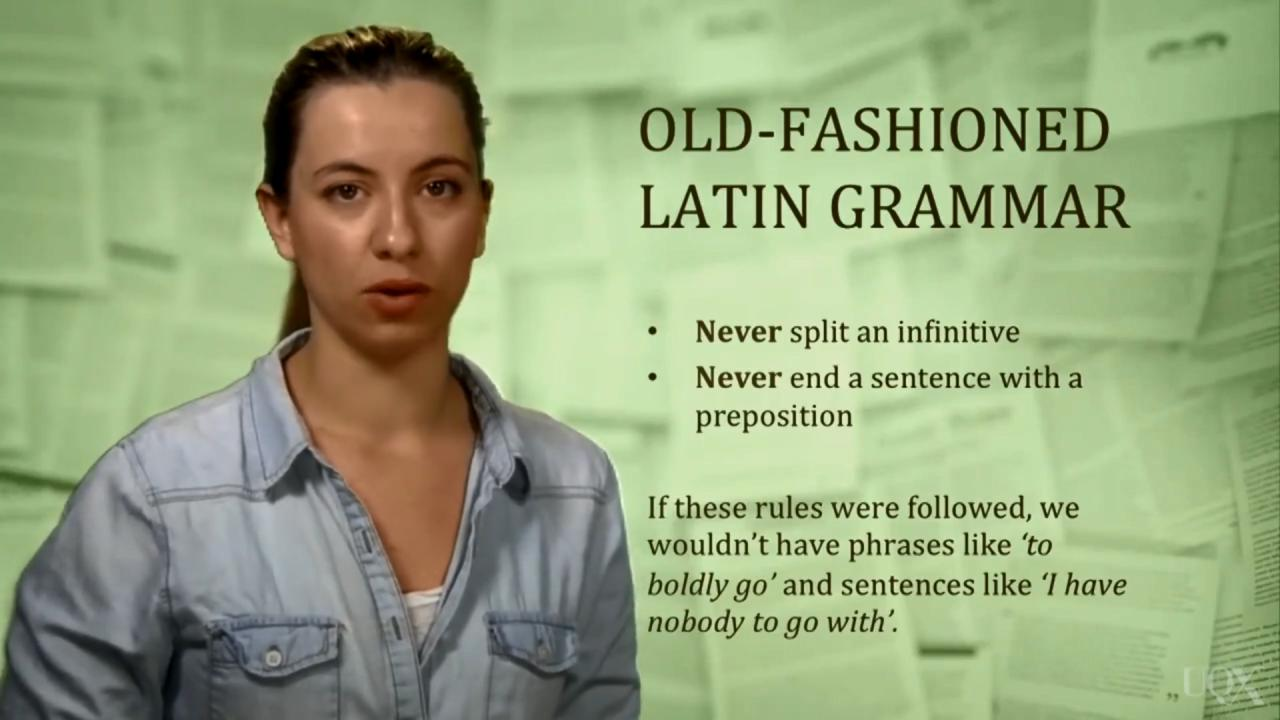
#> input picture OCR Tests/ocr_1/2.jpg, 1280 x 720 px
$ python project.py
#> lines starting #> are read from the running program, lines starting #| are printed output that depends on the picture; after the words box and inside, x2 and y2 are one past the last pixel; in counts of white or black regions, pixels touching at a corner belong together
import cv2
import numpy as np
import pytesseract

pytesseract.pytesseract.tesseract_cmd = "C:\\Program Files\\Tesseract-OCR\\tesseract.exe"
img = cv2.imread("2.jpg")
#> img is the input picture: shape (720, 1280, 3); mean B, G, R 124.9, 165.1, 150

img_gray = cv2.cvtColor(img, cv2.COLOR_BGR2GRAY)
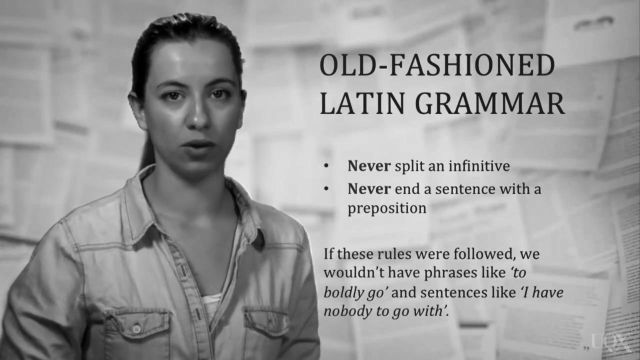
#> img_gray: shape (720, 1280) (shown at 1/2 size); min 0, max 243, mean 156


# minmax_img = cv2.normalize(img_gray, 0, 255, norm_type=cv2.NORM_MINMAX)


retval, threshold = cv2.threshold(img_gray, 120, 255, cv2.THRESH_BINARY)
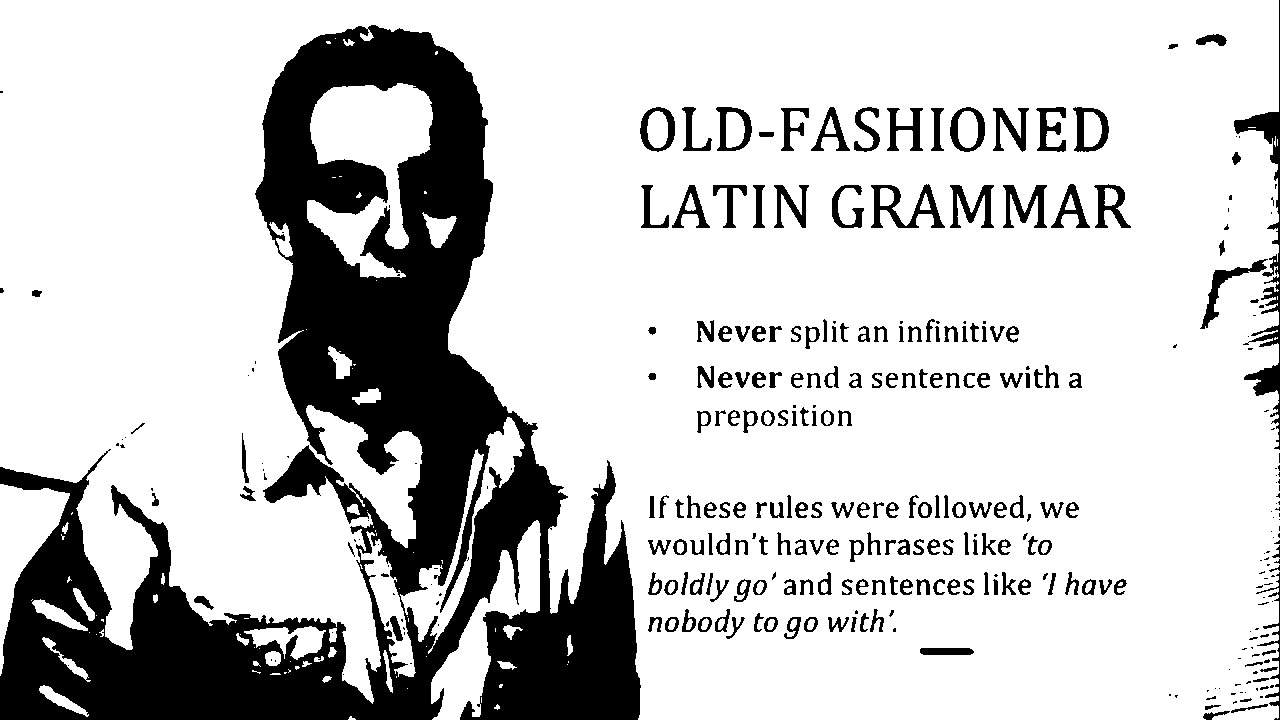
#> threshold: shape (720, 1280); 79.1% white; 341 black regions (134 under 20 px), largest, box (x1, y1, x2, y2) and area: (0, 25, 641, 720) 155681, (1234, 0, 1280, 450) 3082, (871, 184, 945, 228) 1204
kernel = np.ones((1, 1), np.uint8)
img_dilate = cv2.dilate(threshold, kernel, iterations=1)
img_erode = cv2.erode(img_dilate, kernel, iterations=1)


# result = pytesseract.image_to_string(img_erode, lang='eng')
cv2.imshow("img1", threshold)
cv2.imshow("img2", img_dilate)
# print(result)


cv2.waitKey(0)

$ run again, with OCR Tests/ocr_1/1.jpg copied over OCR Tests/ocr_1/2.jpg
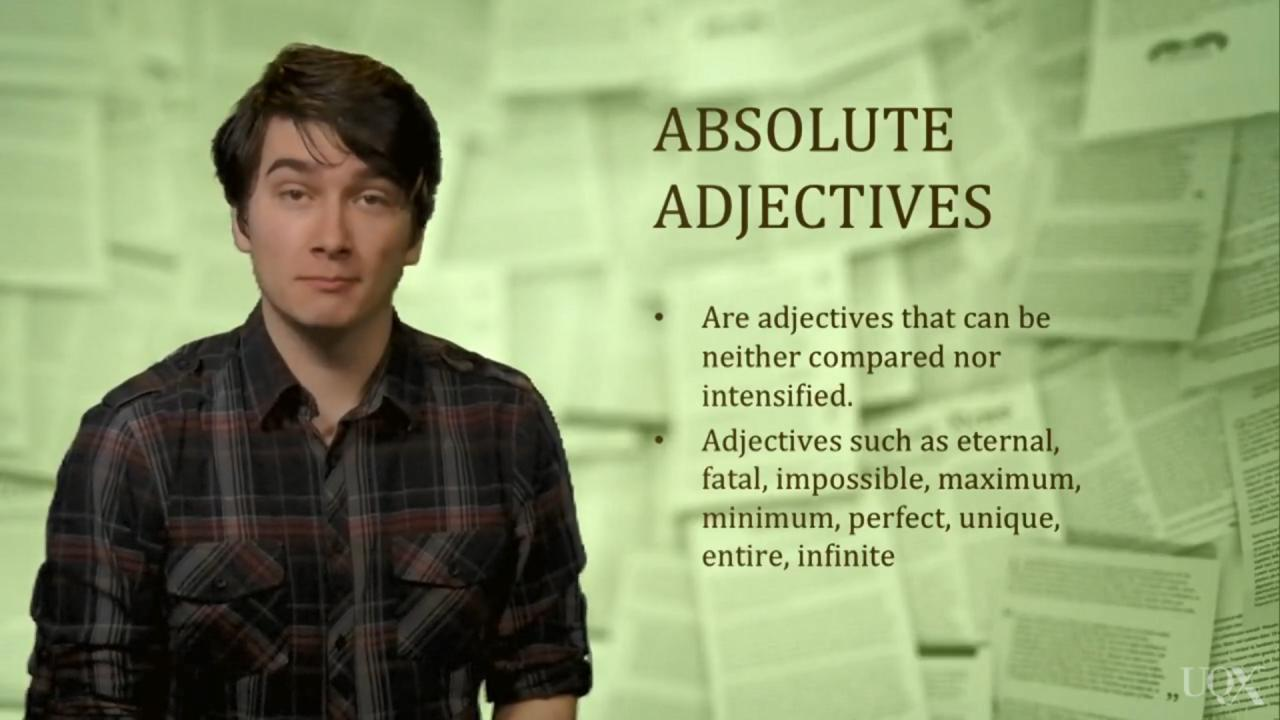
#> input picture OCR Tests/ocr_1/1.jpg, 1280 x 720 px
#> img is the input picture: shape (720, 1280, 3); mean B, G, R 110.2, 154.3, 139.9
#> `img_gray = cv2.cvtColor(img, cv2.COLOR_BGR2GRAY)`:
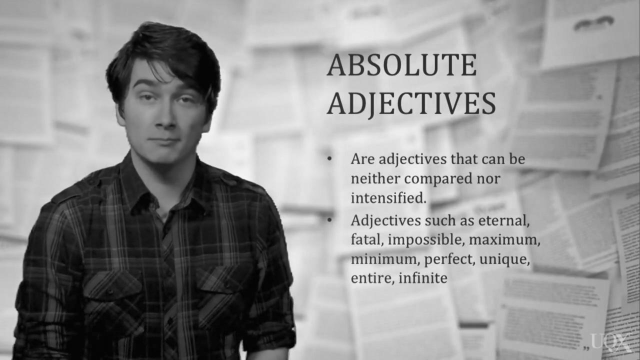
#> img_gray: shape (720, 1280) (shown at 1/2 size); min 0, max 250, mean 144.9
#> `retval, threshold = cv2.threshold(img_gray, 120, 255, cv2.THRESH_BINARY)`:
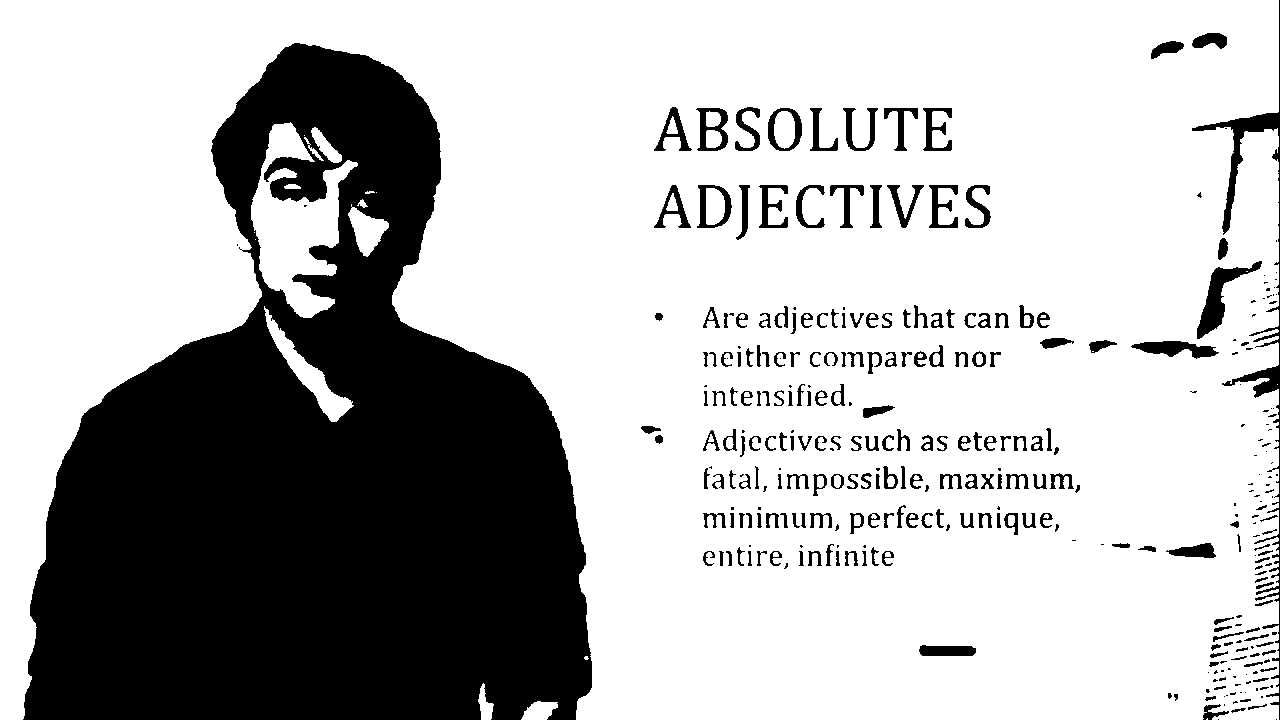
#> threshold: shape (720, 1280); 71.7% white; 331 black regions (119 under 20 px), largest, box (x1, y1, x2, y2) and area: (23, 43, 592, 720) 229219, (1192, 0, 1280, 720) 3939, (1197, 261, 1262, 339) 1429

$ run again, with OCR Tests/ocr_1/3.jpg copied over OCR Tests/ocr_1/2.jpg
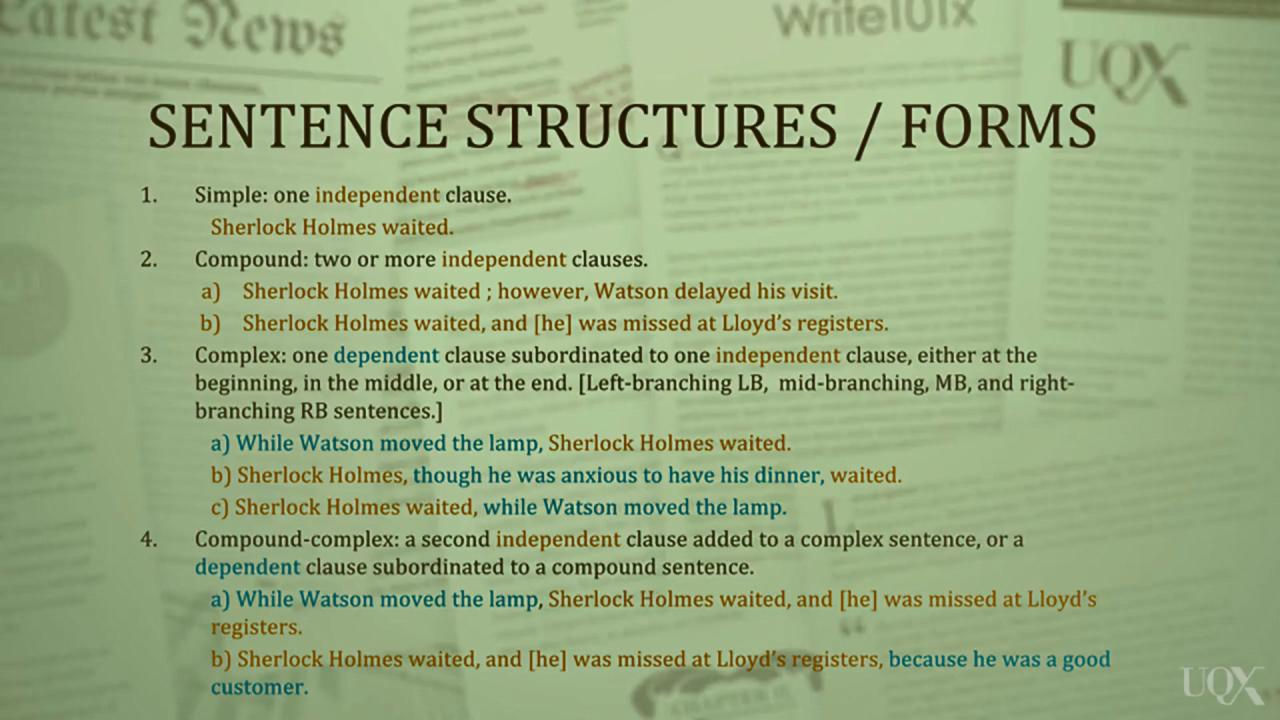
#> input picture OCR Tests/ocr_1/3.jpg, 1280 x 720 px
#> img is the input picture: shape (720, 1280, 3); mean B, G, R 127.5, 170.8, 150.8
#> `img_gray = cv2.cvtColor(img, cv2.COLOR_BGR2GRAY)`:
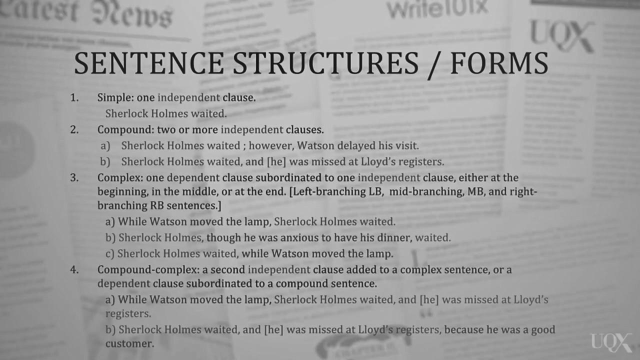
#> img_gray: shape (720, 1280) (shown at 1/2 size); min 5, max 232, mean 159.9
#> `retval, threshold = cv2.threshold(img_gray, 120, 255, cv2.THRESH_BINARY)`:
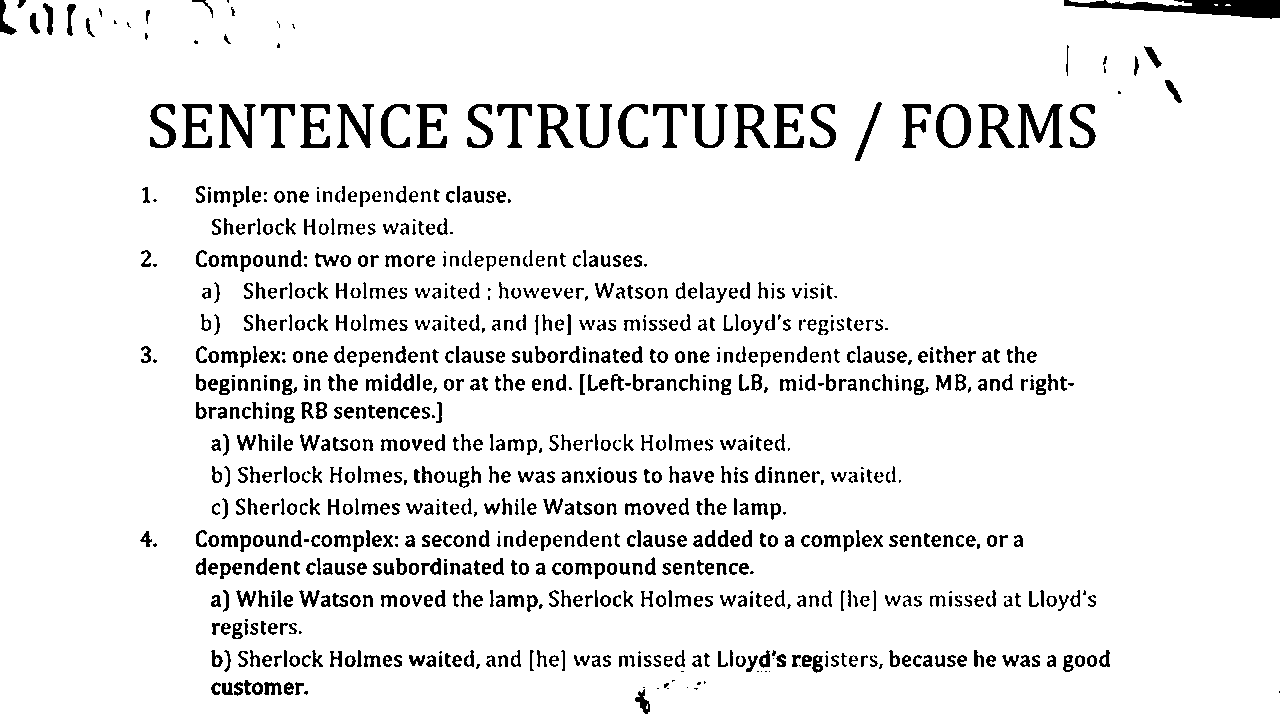
#> threshold: shape (720, 1280); 92.5% white; 949 black regions (136 under 20 px), largest, box (x1, y1, x2, y2) and area: (1064, 0, 1280, 19) 2247, (1018, 104, 1063, 148) 882, (219, 104, 256, 148) 713
